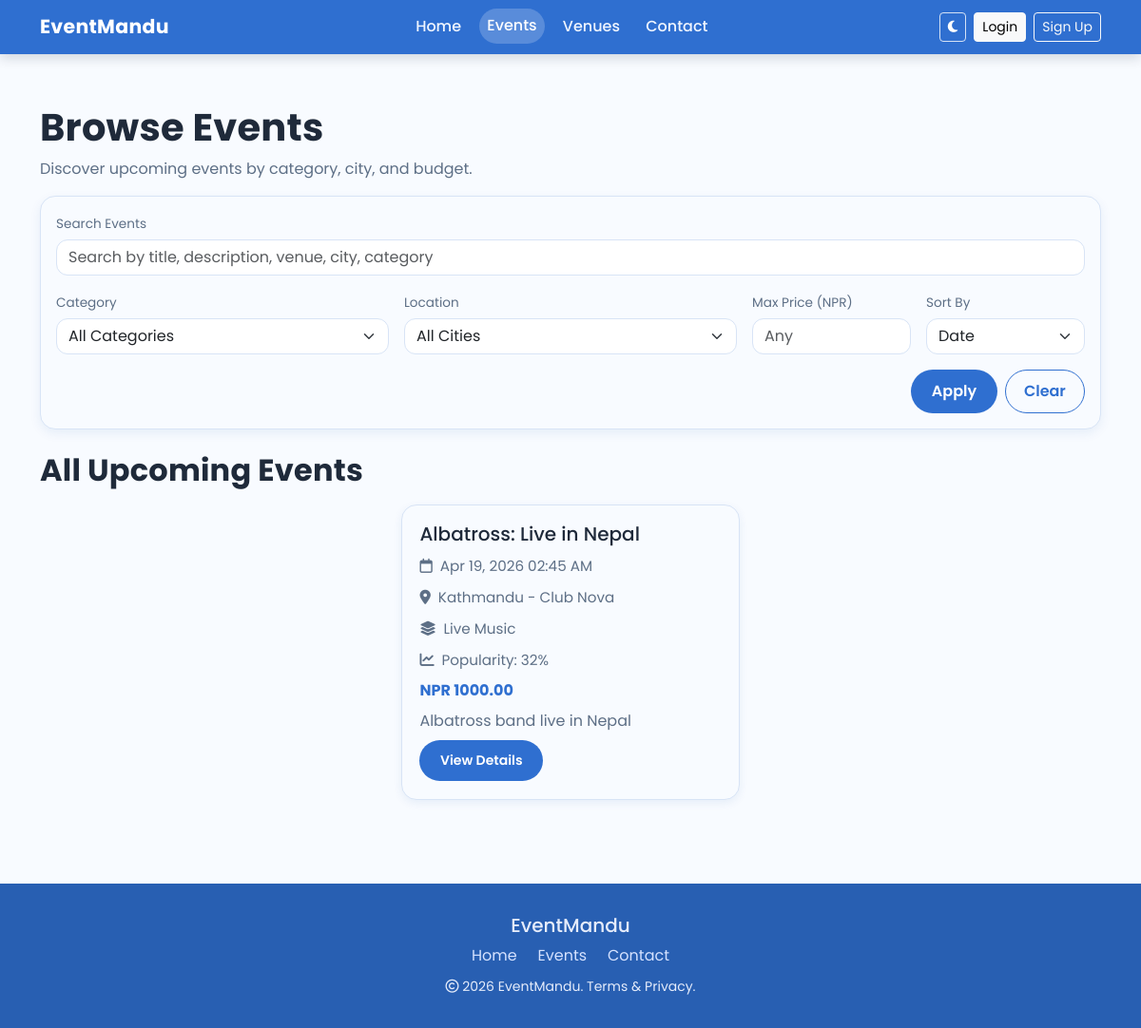
/events/, run on an earlier commit of the app's database.
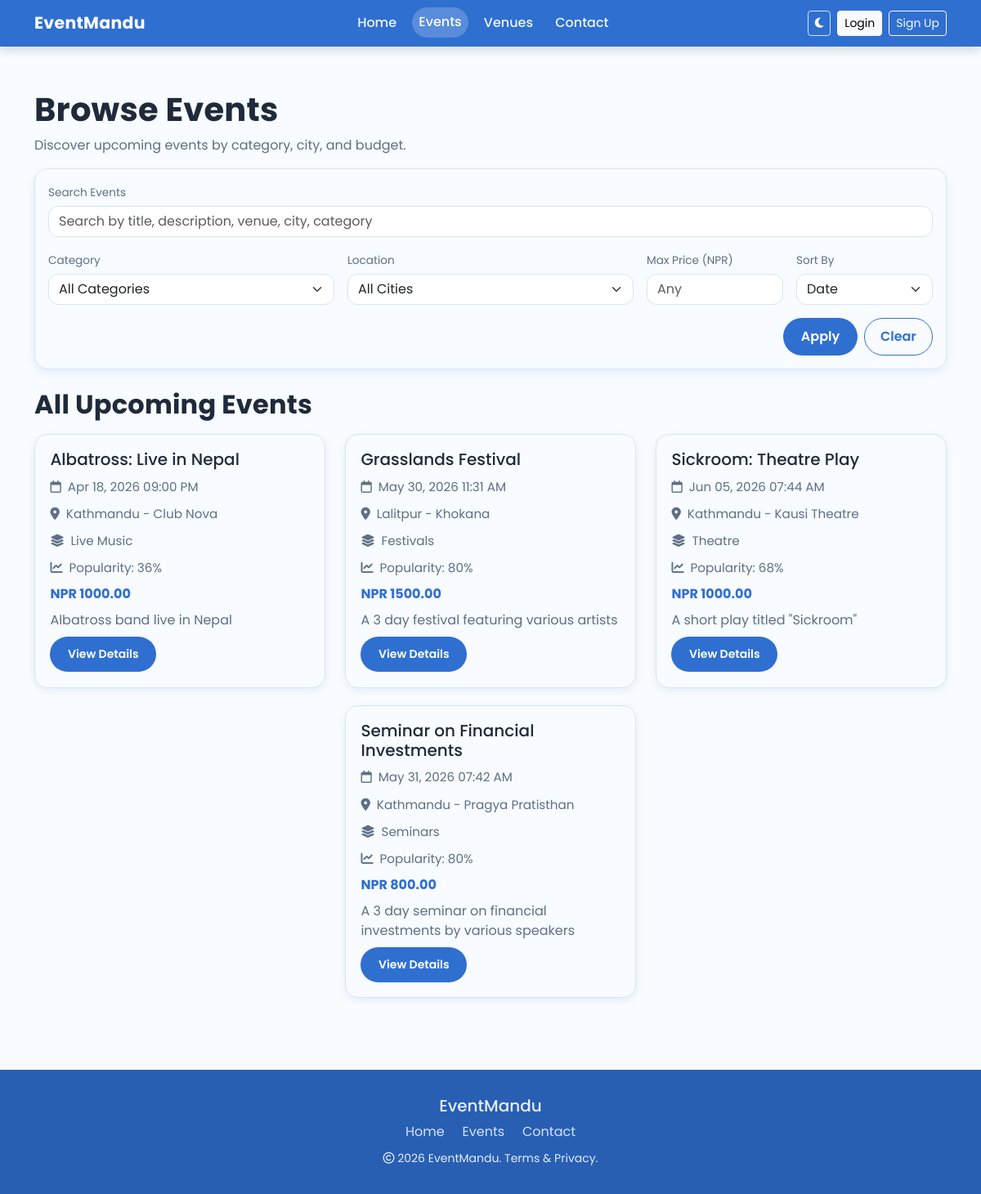
And on a later commit of the database.
### events/models.py (models this page shows, shortened)
class Event(models.Model):
    APPROVAL_PENDING = "pending"
    APPROVAL_APPROVED = "approved"
    APPROVAL_REJECTED = "rejected"
    APPROVAL_CHOICES = [
        (APPROVAL_PENDING, "Pending"),
        (APPROVAL_APPROVED, "Approved"),
        (APPROVAL_REJECTED, "Rejected"),
    ]
    title = models.CharField(max_length=200)
    description = models.TextField()
    organizer = models.ForeignKey(
        settings.AUTH_USER_MODEL,
        on_delete=models.SET_NULL,
        null=True,
        blank=True,
        related_name="organized_events",
    )
    venue = models.ForeignKey(Venue, on_delete=models.CASCADE)
    category = models.ForeignKey(Category, on_delete=models.CASCADE, null=True)
    start_date = models.DateTimeField()
    end_date = models.DateTimeField()
    price = models.DecimalField(max_digits=8, decimal_places=2)
    popularity = models.IntegerField(
        default=1,
        validators=[MinValueValidator(1), MaxValueValidator(5)],
    )  # 1-5 scale
    is_active = models.BooleanField(default=True)
    approval_status = models.CharField(
        max_length=20,
        choices=APPROVAL_CHOICES,
        default=APPROVAL_PENDING,
        db_index=True,
    )
    approved_by = models.ForeignKey(
        settings.AUTH_USER_MODEL,
        on_delete=models.SET_NULL,
        null=True,
        blank=True,
        related_name="approved_events",
    )
    approved_at = models.DateTimeField(null=True, blank=True)
    is_finished = models.BooleanField(default=False, db_index=True)
    finished_at = models.DateTimeField(null=True, blank=True)
    finished_by = models.ForeignKey(
        settings.AUTH_USER_MODEL,
        on_delete=models.SET_NULL,
        null=True,
        blank=True,
        related_name="finished_events",
    )
    image = models.ImageField(upload_to="events/", null=True, blank=True)
    class Meta:
        constraints = [
            models.CheckConstraint(
                condition=models.Q(popularity__gte=1, popularity__lte=5),
                name="event_popularity_1_5",
            )
        ]

class Venue(models.Model):
    name = models.CharField(max_length=200)
    address = models.TextField()
    capacity = models.IntegerField()
    latitude = models.FloatField()
    longitude = models.FloatField()
    city = models.CharField(max_length=100)

class Category(models.Model):
    name = models.CharField(max_length=100)  # e.g., Concert, Conference, Sports

### events/views.py (the view, shortened to what this page needs)
def events_view(request):
    selected_q = request.GET.get("q", "").strip()
    selected_category = request.GET.get("category")
    selected_city = request.GET.get("city", "").strip()
    selected_max_price = request.GET.get("max_price", "").strip()
    selected_sort = request.GET.get("sort", "date").strip()
    categories = Category.objects.order_by("name")
    cities = Venue.objects.values_list("city", flat=True).distinct().order_by("city")
    events = (
        Event.objects.filter(is_active=True, is_finished=False, approval_status=Event.APPROVAL_APPROVED)
        .select_related("venue", "category")
        .order_by("start_date")
    )
    recommended = []
    if _can_view_recommendations(request.user):
        recommended = get_recommended_events(request)
    if selected_category:
        if selected_category.isdigit():
            events = events.filter(category_id=selected_category)
        else:
            selected_category = ""
    if selected_city:
        events = events.filter(venue__city__iexact=selected_city)
    recommended = recommended[:3]
    show_recommendations = _can_view_recommendations(request.user)
    if selected_sort == "price_asc":
        events = events.order_by("price", "start_date")
    elif selected_sort == "price_desc":
        events = events.order_by("-price", "start_date")
    else:
        selected_sort = "date"
        events = events.order_by("start_date")
    events_paginator = Paginator(events, 9)
    events_page = events_paginator.get_page(request.GET.get("page"))
    for event in events_page:
        event.predicted_popularity_score = getattr(
            event,
            "predicted_popularity_score",
            get_event_popularity_score(event),
        )
        event.predicted_popularity_percent = _get_popularity_display_percent(
            event.predicted_popularity_score
        )
    return render(
        request,
        "events.html",
        {
            "events": events_page,
            "recommended_events": recommended,
            "show_recommendations": show_recommendations,
            "selected_q": selected_q,
            "categories": categories,
            "selected_category": selected_category,
            "cities": cities,
            "selected_city": selected_city,
            "selected_max_price": selected_max_price,
            "selected_sort": selected_sort,
        },
    )

### events/context_processors.py (called while the page is built)
def user_role(request):
    role = None
    if request.user.is_authenticated:
        role = get_user_role(request.user)
    return {"user_role": role}

### events/recommendation.py (called while the page is built)
def normalize(value, max_value):
    if max_value == 0:
        return 0
    return value / max_value

def clamp_score(value):
    return max(0.0, min(1.0, value))

### events/views.py (called while the page is built)
def _can_view_recommendations(user):
    if not user.is_authenticated:
        return False
    return get_user_role(user) != UserRole.ROLE_ADMIN

def _get_popularity_display_percent(popularity_score):
    return min(99, round(popularity_score * 100 * POPULARITY_UI_BOOST_MULTIPLIER))

### templates/events.html (shortened to what this page needs)
{% load static %}
<!doctype html>
<html lang="en" data-bs-theme="light">
<head>
  <link href="https://cdn.jsdelivr.net/npm/bootstrap@5.3.2/dist/css/bootstrap.min.css" rel="stylesheet">
  <link rel="stylesheet" href="https://cdnjs.cloudflare.com/ajax/libs/font-awesome/6.5.2/css/all.min.css">
  <link rel="stylesheet" href="{% static 'css/style.css' %}?v=20260228a">
</head>
<body>
<nav class="navbar navbar-expand-lg fixed-top brand-nav navbar-dark">
  <div class="container">
    <a class="navbar-brand brand-name" href="{% url 'home' %}">EventMandu</a>
    <div class="collapse navbar-collapse" id="navbarNav">
      <ul class="navbar-nav mx-auto text-center">
        <li class="nav-item"><a class="nav-link {% if request.resolver_match.url_name == 'home' %}active{% endif %}" href="{% url 'home' %}">Home</a></li>
        <li class="nav-item"><a class="nav-link {% if request.resolver_match.url_name == 'events' %}active{% endif %}" href="{% url 'events' %}">Events</a></li>
        <li class="nav-item"><a class="nav-link {% if request.resolver_match.url_name == 'venues' %}active{% endif %}" href="{% url 'venues' %}">Venues</a></li>
        <li class="nav-item"><a class="nav-link {% if request.resolver_match.url_name == 'contact' %}active{% endif %}" href="{% url 'contact' %}">Contact</a></li>
      </ul>
      <div class="d-flex align-items-center gap-2 justify-content-center">
        <button class="btn btn-sm theme-toggle" id="themeToggle" type="button" aria-label="Toggle theme">
          <i class="fa-solid fa-moon"></i>
        </button>
        {% if user.is_authenticated %}
        <div class="dropdown">
          <button class="btn btn-sm btn-light dropdown-toggle" type="button" data-bs-toggle="dropdown">
            <i class="fa-solid fa-user"></i> {{ user.username }}
          </button>
          <ul class="dropdown-menu dropdown-menu-end">
                        <li><a class="dropdown-item" href="{% url 'profile_preferences' %}">Profile & Preferences</a></li>
            {% if user_role == "admin" %}
            <li><a class="dropdown-item" href="{% url 'admin_dashboard' %}">Admin Dashboard</a></li>
            {% endif %}
            {% if user_role == "organizer" or user_role == "admin" %}
            <li><a class="dropdown-item" href="{% url 'organizer_dashboard' %}">Organizer Dashboard</a></li>
            {% endif %}
            <li><a class="dropdown-item" href="{% url 'tickets' %}">My Tickets</a></li>
            <li><a class="dropdown-item" href="{% url 'logout' %}">Logout</a></li>
          </ul>
        </div>
        {% else %}
        <a class="btn btn-sm btn-light" href="{% url 'login' %}">Login</a>
        <a class="btn btn-sm btn-outline-light" href="{% url 'register' %}">Sign Up</a>
        {% endif %}
      </div>
    </div>
  </div>
</nav>
<main class="section-space pt-4">
  <div class="container">
    <section class="mb-4">
      <h1 class="section-title mb-2">Browse Events</h1>
      <p class="section-subtitle mb-3">Discover upcoming events by category, city, and budget.</p>
      <form method="get" class="filter-panel">
        <div class="mb-3">
          <label class="filter-label" for="q">Search Events</label>
          <input
            type="text"
            id="q"
            name="q"
            class="form-control"
            value="{{ selected_q }}"
            placeholder="Search by title, description, venue, city, category"
          >
        </div>
        <div class="row g-3 align-items-end">
          <div class="col-lg-4 col-md-6">
            <label class="filter-label" for="category">Category</label>
            <select class="form-select" id="category" name="category">
              <option value="">All Categories</option>
            </select>
          </div>
          <div class="col-lg-4 col-md-6">
            <label class="filter-label" for="city">Location</label>
            <select class="form-select" id="city" name="city">
              <option value="">All Cities</option>
            </select>
          </div>
          <div class="col-lg-2 col-md-6">
            <label class="filter-label" for="max_price">Max Price (NPR)</label>
            <input type="number" min="0" step="0.01" id="max_price" name="max_price" class="form-control" value="{{ selected_max_price }}" placeholder="Any">
          </div>
          <div class="col-lg-2 col-md-6">
            <label class="filter-label" for="sort">Sort By</label>
            <select class="form-select" id="sort" name="sort">
              <option value="date" {% if selected_sort == "date" %}selected{% endif %}>Date</option>
            </select>
          </div>
          <div class="col-12 d-flex gap-2 justify-content-end">
            <button type="submit" class="btn btn-primary-brand">Apply</button>
            <a href="{% url 'events' %}" class="btn btn-outline-brand">Clear</a>
          </div>
        </div>
      </form>
    </section>
    <section>
      <h2 class="section-title mb-3">All Upcoming Events</h2>
      <div class="row event-grid">
        {% for event in events %}
        <div class="col-lg-4 col-md-6">
          <article class="event-card">
            <h5 class="mb-2">{{ event.title }}</h5>
            <p class="event-meta mb-2"><i class="fa-regular fa-calendar me-2"></i>{{ event.end_date|date:"M d, Y h:i A" }}</p>
            <p class="event-meta mb-2"><i class="fa-solid fa-location-dot me-2"></i>{{ event.venue.city }} - {{ event.venue.name }}</p>
            <p class="event-meta mb-2"><i class="fa-solid fa-layer-group me-2"></i>{{ event.category.name|default:"General" }}</p>
            <p class="event-meta mb-2"><i class="fa-solid fa-chart-line me-2"></i>Popularity: {{ event.predicted_popularity_percent }}%</p>
            <p class="event-price mb-2">NPR {{ event.price }}</p>
            <p class="section-subtitle mb-2">{{ event.description|truncatechars:120 }}</p>
            <a href="{% url 'event_detail' event.id %}" class="btn btn-primary-brand btn-sm">View Details</a>
          </article>
        </div>
        {% empty %}
        <div class="col-12"><div class="alert alert-info">No events available for the selected filters.</div></div>
        {% endfor %}
      </div>
    </section>
  </div>
</main>
<footer class="site-footer">
  <div class="container text-center">
    <h5 class="mb-2">EventMandu</h5>
    <div class="mb-2">
      <a class="footer-link" href="{% url 'home' %}">Home</a>
      <a class="footer-link" href="{% url 'events' %}">Events</a>
      <a class="footer-link" href="{% url 'contact' %}">Contact</a>
    </div>
    <small><i class="fa-regular fa-copyright"></i> 2026 EventMandu. Terms & Privacy.</small>
  </div>
</footer>
</body>
</html>

### static/css/style.css (style rules this page uses)
:root { --primary: #2f6fd0; --accent: #ff7a59; --bg: #f8fbff; --bg-soft: #eef4ff; --text: #1f2a3a; --muted: #5d6f86; --slate: #32465e; --line: #d8e4f6; --radius: 16px; --radius-sm: 12px; --shadow: 0 18px 42px rgba(13, 71, 161, 0.12); --shadow-card: 0 3px 10px rgba(13, 71, 161, 0.08); --shadow-card-hover: 0 3px 10px rgba(13, 71, 161, 0.1); --nav-offset: 110px; --nav-offset-mobile: 96px; }
* { box-sizing: border-box; }
html, body { min-height: 100%; }
body { margin: 0; padding-top: 0; background: var(--bg); color: var(--text); font-family: "Poppins", "Montserrat", sans-serif; display: flex; flex-direction: column; min-height: 100vh; }
a { color: inherit; text-decoration: none; }
.section-space { padding: 5.5rem 0; }
main { flex: 1 0 auto; padding-top: var(--nav-offset) !important; }
main.pt-4 { padding-top: var(--nav-offset) !important; }
.section-title { font-weight: 700; letter-spacing: 0.2px; }
.section-subtitle { color: var(--muted); }
.brand-nav { background: var(--primary); box-shadow: 0 4px 12px rgba(10, 25, 48, 0.16); }
.brand-name { font-weight: 700; font-size: 1.28rem; letter-spacing: 0.3px; }
.brand-nav .nav-link { color: #eff5ff; font-weight: 500; margin: 0 0.35rem; border-radius: 999px; padding: 0.4rem 0.85rem; transition: background-color 0.25s ease, transform 0.25s ease; }
.brand-nav .nav-link:hover, .brand-nav .nav-link.active { color: #ffffff; background-color: rgba(255, 255, 255, 0.2); transform: translateY(-1px); }
.theme-toggle { border: 1px solid rgba(255, 255, 255, 0.8); color: #ffffff; }
.btn-primary-brand { background: var(--primary); border: none; color: #ffffff; border-radius: 999px; padding: 0.7rem 1.35rem; font-weight: 600; }
.btn-outline-brand { border: 1px solid var(--primary); color: var(--primary); border-radius: 999px; padding: 0.64rem 1.2rem; font-weight: 600; }
.feature-card, .event-card, .soft-card, .auth-card, .tickets-card { background: var(--bg); border: 1px solid var(--line); border-radius: var(--radius); box-shadow: var(--shadow-card); }
.event-grid { row-gap: 1.3rem; justify-content: center; }
.event-card { padding: 1.15rem; height: 100%; position: relative; transition: transform 0.25s ease, box-shadow 0.25s ease; }
.event-meta { color: var(--muted); margin: 0.65rem 0; font-size: 0.95rem; }
.event-price { color: var(--primary); font-weight: 700; }
.filter-panel { padding: 1rem; border-radius: var(--radius); background: var(--bg); border: 1px solid var(--line); box-shadow: 0 4px 12px rgba(13, 71, 161, 0.08); margin-bottom: 0.35rem; }
.filter-label { font-size: 0.85rem; color: var(--muted); margin-bottom: 0.35rem; }
.form-control, .form-select { border-radius: 12px; border-color: var(--line); }
footer.site-footer { margin-top: auto; padding: 2rem 0; background: #285fb2; color: #e5ecfb; }
footer .footer-link { color: #d5e2ff; margin: 0 0.55rem; }

What changed in the data, as far as the page shows it:
changed Event "Albatross: Live in Nepal": end_date "Apr 19, 2026 02:45 AM" → "Apr 18, 2026 09:00 PM"; predicted_popularity_percent "32" → "36"
added Event: title "Grasslands Festival", end_date "May 30, 2026 11:31 AM", venue.city "Lalitpur", venue.name "Khokana", category.name "Festivals", predicted_popularity_percent "80", price "1500.00", description "A 3 day festival featuring various artists"
added Event: title "Sickroom: Theatre Play", end_date "Jun 05, 2026 07:44 AM", venue.city "Kathmandu", venue.name "Kausi Theatre", category.name "Theatre", predicted_popularity_percent "68", price "1000.00", description "A short play titled \"Sickroom\""
added Event: title "Seminar on Financial Investments", end_date "May 31, 2026 07:42 AM", venue.city "Kathmandu", venue.name "Pragya Pratisthan", category.name "Seminars", predicted_popularity_percent "80", price "800.00", description "A 3 day seminar on financial investments by various speakers"
